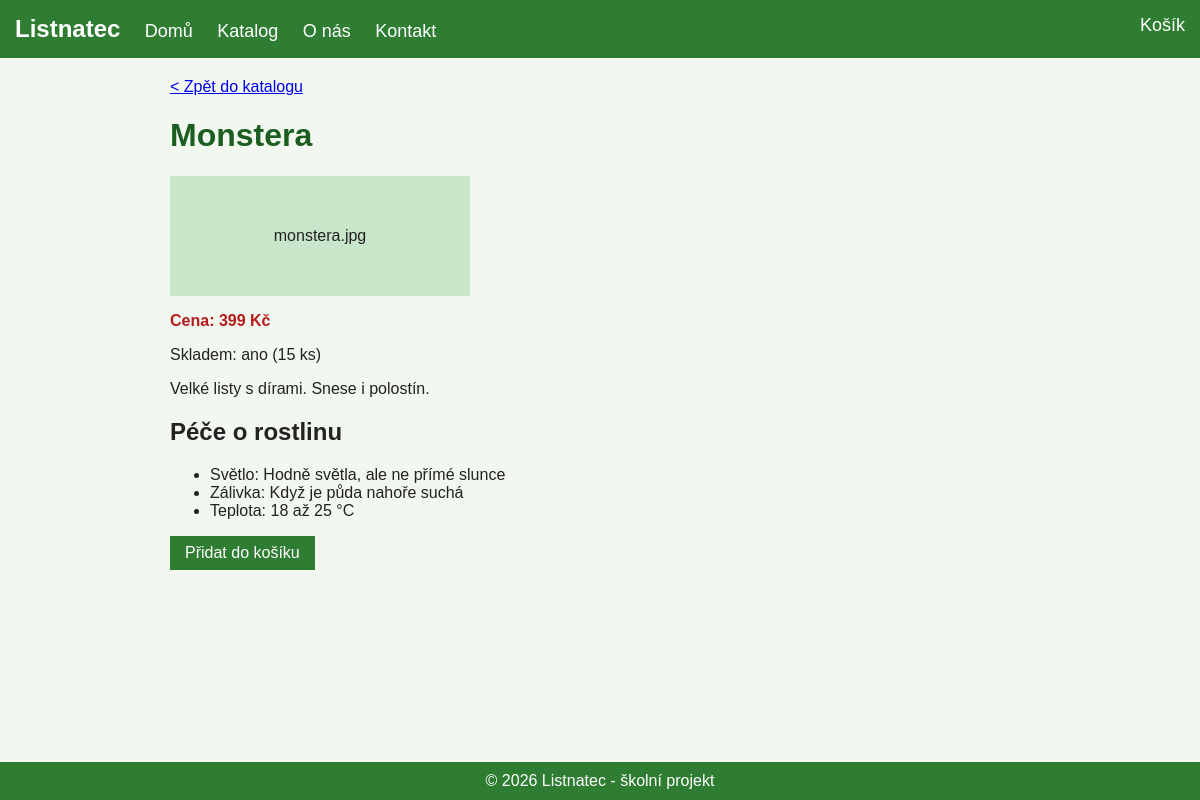
/detail/1, run on the app's committed database.
### tables this page shows
CREATE TABLE produkt (
            id_produkt INTEGER PRIMARY KEY AUTOINCREMENT,
            nazev TEXT NOT NULL,
            popis TEXT,
            cena REAL NOT NULL CHECK (cena >= 0),
            sklad INTEGER NOT NULL DEFAULT 0 CHECK (sklad >= 0),
            svetlo TEXT,
            zalivka TEXT,
            teplota TEXT,
            obrazek TEXT,
            viditelny INTEGER NOT NULL DEFAULT 1,
            doporuceny INTEGER NOT NULL DEFAULT 0
        );

### app.py (the view)
@app.route("/detail/<int:id_produkt>")
def detail(id_produkt):
    conn = pripoj_db()
    cursor = conn.cursor()
    produkt = cursor.execute(
        "SELECT * FROM produkt WHERE id_produkt = ? AND viditelny = 1",
        (id_produkt,),
    ).fetchone()
    cursor.close()
    conn.close()
    if produkt is None:
        return redirect(url_for("katalog"))
    return render_template("detail.html", produkt=produkt)

### app.py (called while the page is built)
def pripoj_db():
    conn = sqlite3.connect(DB_PATH)
    conn.row_factory = sqlite3.Row
    conn.execute("PRAGMA foreign_keys = ON")
    return conn

### templates/detail.html (shortened to what this page needs)
<!DOCTYPE html>
<html lang="cs">
<head>
    <link rel="stylesheet" href="{{ url_for('static', filename='style.css') }}">
</head>
<body>
    <div class="menu">
        <a class="logo" href="{{ url_for('index') }}">Listnatec</a>
        <a href="{{ url_for('index') }}">Domů</a>
        <a href="{{ url_for('katalog') }}">Katalog</a>
        <a href="{{ url_for('o_nas') }}">O nás</a>
        <a href="{{ url_for('kontakt') }}">Kontakt</a>
        <a class="kosik" href="{{ url_for('kosik') }}">Košík</a>
    </div>
    <div class="obsah">
        <a href="{{ url_for('katalog') }}">&lt; Zpět do katalogu</a>
        <h1>{{ produkt.nazev }}</h1>
        <div class="obrazek obrazek-detail">{{ produkt.obrazek if produkt.obrazek else 'fotka' }}</div>
        <p class="cena">Cena: {{ produkt.cena|int }} Kč</p>
        <p>Skladem: {% if produkt.sklad > 0 %}ano ({{ produkt.sklad }} ks){% else %}ne{% endif %}</p>
        <p>{{ produkt.popis }}</p>
        <h2>Péče o rostlinu</h2>
        <ul>
            <li>Světlo: {{ produkt.svetlo }}</li>
            <li>Zálivka: {{ produkt.zalivka }}</li>
            <li>Teplota: {{ produkt.teplota }}</li>
        </ul>
        {% if produkt.sklad > 0 %}
            <form method="post" action="{{ url_for('pridat_do_kosiku', id_produkt=produkt.id_produkt) }}">
                <button type="submit" class="tlacitko">Přidat do košíku</button>
            </form>
        {% endif %}
    </div>
    <div class="paticka">
        &copy; 2026 Listnatec - školní projekt
    </div>
</body>
</html>

### static/style.css (style rules this page uses)
body { font-family: Arial, sans-serif; margin: 0; background-color: #f2f7f0; color: #222; min-height: 100vh; display: flex; flex-direction: column; }
.menu { background-color: #2e7d32; padding: 15px; overflow: hidden; }
.menu a { color: white; text-decoration: none; margin-right: 20px; font-size: 18px; }
.logo { font-weight: bold; font-size: 24px !important; }
.kosik { float: right; margin-right: 0 !important; }
.obsah { max-width: 900px; width: 100%; box-sizing: border-box; margin: 0 auto; padding: 20px; flex: 1; }
h1 { color: #1b5e20; }
.obrazek { background-color: #c8e6c9; height: 120px; text-align: center; line-height: 120px; font-size: 16px; }
.cena { font-weight: bold; color: #b71c1c; }
.tlacitko { background-color: #2e7d32; color: white; padding: 8px 15px; border: none; text-decoration: none; font-size: 16px; cursor: pointer; }
.obrazek-detail { max-width: 300px; }
.paticka { text-align: center; background-color: #2e7d32; color: white; padding: 10px; margin-top: 30px; }

### data on the page
produkt: nazev "Monstera", obrazek "monstera.jpg", cena "399", sklad "15", popis "Velké listy s dírami. Snese i polostín.", svetlo "Hodně světla, ale ne přímé slunce", zalivka "Když je půda nahoře suchá", teplota "18 až 25 °C"
